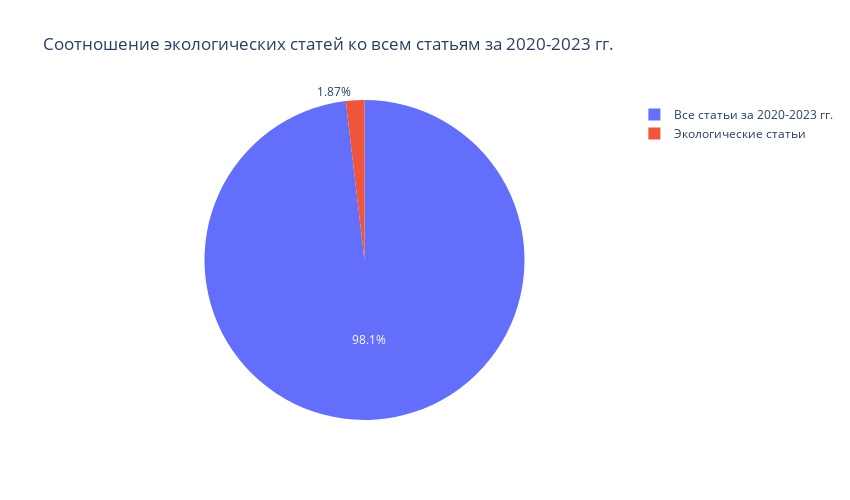

Write notebook code for a chart like this one.
### Markdown cell above
## 2. Plots preview

### Code cell
# Calculate the total sum of eco_year values
total_eco_year = eco_year['values'].sum()

# Calculate the total sum of year_totals values
total_year_totals = year_totals['values'].sum()

# Calculate the percentage of total eco_year in total year_totals
percentage_eco_in_year_totals = (total_eco_year / total_year_totals) * 100

# Create a Pie chart
fig = go.Figure(data=[go.Pie(labels=['Экологические статьи', 'Все статьи за 2020-2023 гг.'], 
                             values=[percentage_eco_in_year_totals, 100 - percentage_eco_in_year_totals])])

# Update layout
fig.update_layout(title="Соотношение экологических статей ко всем статьям за 2020-2023 гг.",
                  height=500, width=850)

# Show the figure
fig.show()

### Figure 1 — Plotly figure (JSON) as saved in the notebook; plotly's stock layout.template omitted (floating-point values rounded to 4 significant figures)
{"data": [{"labels": ["Экологические статьи", "Все статьи за 2020-2023 гг."], "type": "pie", "values": [1.866, 98.13]}], "layout": {"height": 500, "title": {"text": "Соотношение экологических статей ко всем статьям за 2020-2023 гг."}, "width": 850}}
